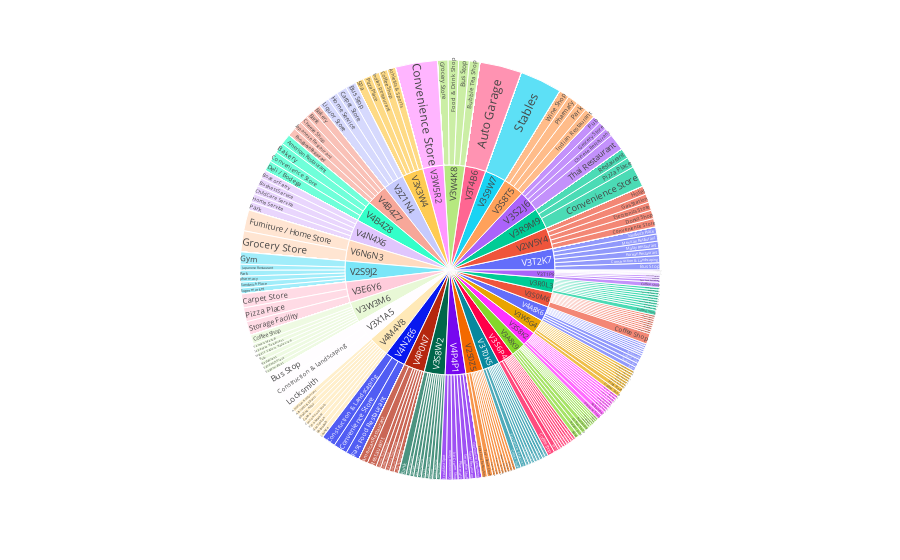

Notebook source saved alongside this figure:
### Code cell
fig=px.sunburst(temp_df_append, path=['Neighborhood Postal Code', 'venue'], values = 'freq')
fig.show()

### Figure 1 — Plotly figure (JSON) as saved in the notebook; plotly's stock layout.template omitted (floating-point values rounded to 4 significant figures; data arrays with more than 128 entries replaced by an {"elided": "..."} marker saying what was removed)
{"data": [{"branchvalues": "total", "domain": {"x": [0, 1], "y": [0, 1]}, "hovertemplate": "labels=%{label}<br>freq=%{value}<br>parent=%{parent}<br>id=%{id}<extra></extra>", "ids": {"elided": "374 str values"}, "labels": {"elided": "374 str values"}, "name": "", "parents": {"elided": "374 str values"}, "type": "sunburst", "values": {"elided": "374 float values"}}], "layout": {"legend": {"tracegroupgap": 0}, "margin": {"t": 60}}}
